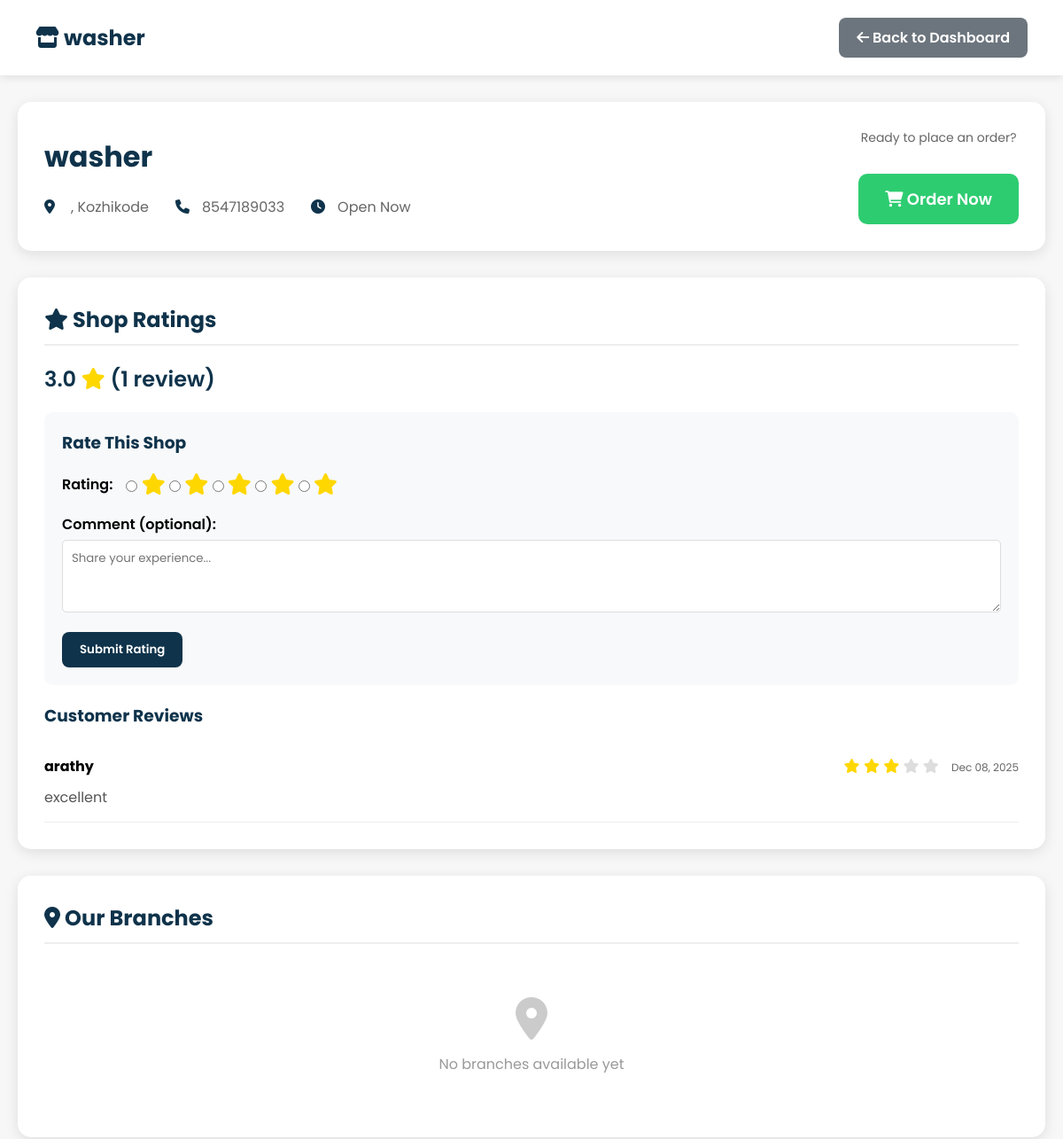
Page /shop/3/ (signed in, upper part) on the earlier database version.
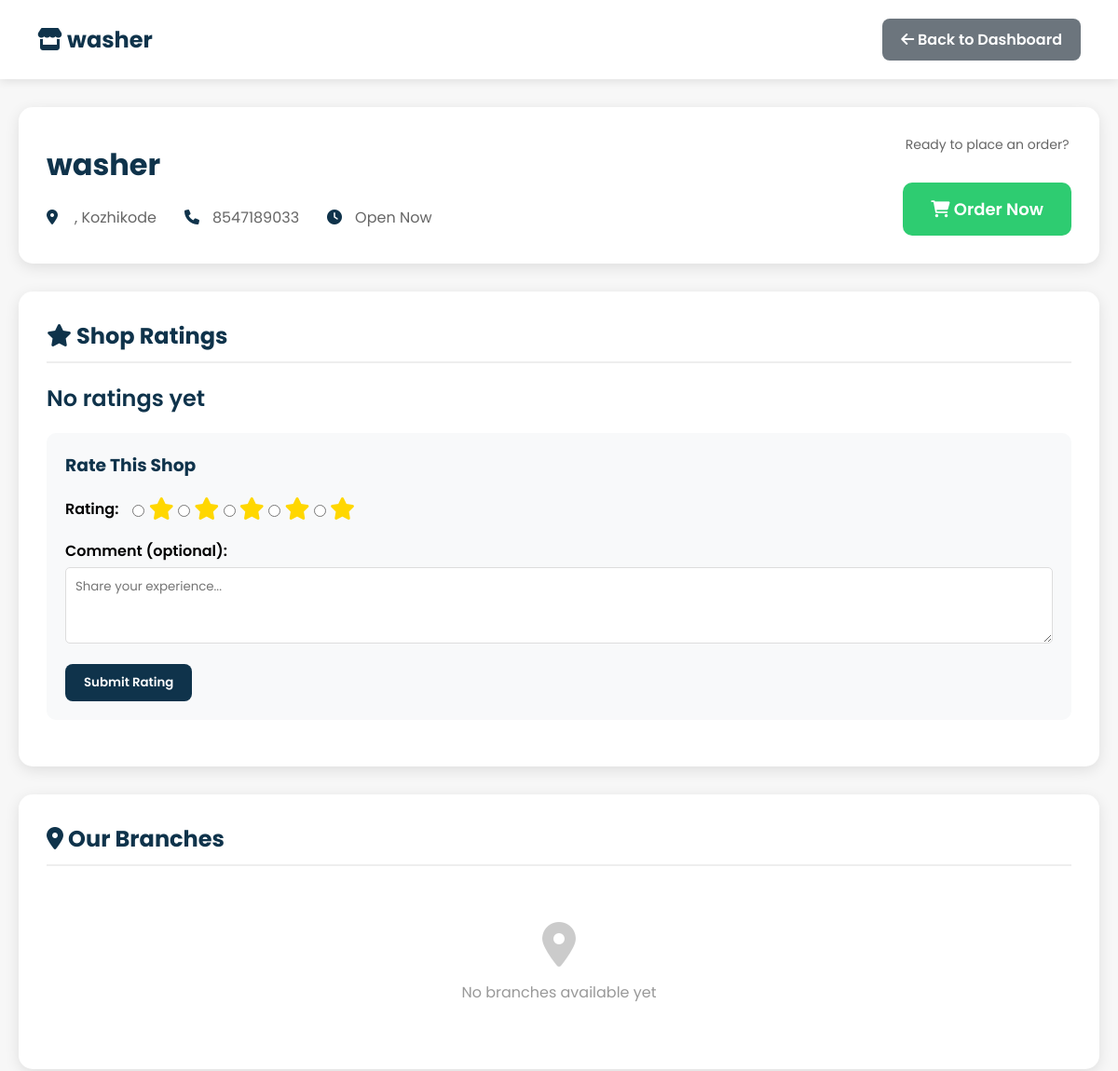
Same page on the later database version.
### shop/models.py (models this page shows, shortened)
class ShopRating(models.Model):
    user = models.ForeignKey(User, on_delete=models.CASCADE)
    shop = models.ForeignKey(LaundryShop, on_delete=models.CASCADE)
    rating = models.IntegerField(choices=[(i, i) for i in range(1, 6)])
    comment = models.TextField(blank=True)
    created_at = models.DateTimeField(default=timezone.now)
    class Meta:
        unique_together = ('user', 'shop')

### shop/views.py (the view)
# urls.py: path("shop/<int:shop_id>/", views.shop_detail, name="shop_detail"),
@login_required
def shop_detail(request, shop_id):
    shop = get_object_or_404(LaundryShop, id=shop_id, is_approved=True)
    branches = Branch.objects.filter(shop=shop).prefetch_related('services')
    for branch in branches:
        branch_ratings = BranchRating.objects.filter(branch=branch)
        branch.average_rating = branch_ratings.aggregate(avg=Avg('rating'))['avg'] or 0
        branch.branch_ratings = branch_ratings
    if branches.count() == 1:
        return redirect('branch_detail', branch_id=branches.first().id)
    all_services = Service.objects.filter(branch__shop=shop).select_related('branch')
    shop_ratings = ShopRating.objects.filter(shop=shop).select_related('user')
    user_rating = ShopRating.objects.filter(shop=shop, user=request.user).first()
    average_rating = shop_ratings.aggregate(avg=Avg('rating'))['avg'] or 0
    context = {
        'shop': shop,
        'branches': branches,
        'all_services': all_services,
        'shop_ratings': shop_ratings,
        'user_rating': user_rating,
        'average_rating': average_rating,
    }
    return render(request, 'shop_detail.html', context)

### shop/templates/shop_detail.html (shortened to what the changed rows need)
{% load static %}
<!DOCTYPE html>
<html lang="en">
<head>
    <link rel="stylesheet" href="https://cdnjs.cloudflare.com/ajax/libs/font-awesome/6.0.0-beta3/css/all.min.css">
</head>
<body>
    <div class="header">
        <h1><i class="fas fa-store"></i> {{ shop.name }}</h1>
    </div>
    <div class="container">
        <div class="shop-header">
            <div class="shop-info">
                <h1>{{ shop.name }}</h1>
            </div>
        </div>
        <div class="section">
            <h2><i class="fas fa-star"></i> Shop Ratings</h2>
            <div style="display: flex; align-items: center; gap: 20px; margin-bottom: 20px;">
                <div style="font-size: 24px; font-weight: 600; color: var(--primary-color);">
                    {% if average_rating %}
                        {{ average_rating|floatformat:1 }} <i class="fas fa-star" style="color: #ffd700;"></i>
                        ({{ shop_ratings|length }} review{{ shop_ratings|length|pluralize }})
                    {% else %}
                        No ratings yet
                    {% endif %}
                </div>
            </div>
            {% if user.is_authenticated %}
                <div style="background: #f8f9fa; padding: 20px; border-radius: 10px; margin-bottom: 20px;">
                    <form id="rating-form" method="post" action="{% url 'rate_shop' shop.id %}">
                        <div style="display: flex; align-items: center; gap: 15px; margin-bottom: 15px;">
                            <div class="rating-stars">
                                {% for i in "12345"|make_list %}
                                    <input type="radio" id="star{{ i }}" name="rating" value="{{ i }}" {% if user_rating and user_rating.rating == forloop.counter %}checked{% endif %} required>
                                    <label for="star{{ i }}" style="color: #ffd700; font-size: 24px; cursor: pointer;"><i class="fas fa-star"></i></label>
                                {% endfor %}
                            </div>
                        </div>
                    </form>
                </div>
            {% else %}
                <div style="background: #fff3cd; padding: 15px; border-radius: 5px; margin-bottom: 20px;">
                    <i class="fas fa-info-circle"></i> <a href="{% url 'login' %}">Login</a> to rate this shop.
                </div>
            {% endif %}
            {% if shop_ratings %}
                <div class="ratings-list">
                    <h3 style="color: var(--primary-color); margin-bottom: 15px;">Customer Reviews</h3>
                    {% for rating in shop_ratings %}
                        <div style="border-bottom: 1px solid #eee; padding: 15px 0;">
                            <div style="display: flex; justify-content: space-between; align-items: center; margin-bottom: 10px;">
                                <strong>{{ rating.user.username }}</strong>
                                <div>
                                    {% for i in "12345"|make_list %}
                                        <i class="fas fa-star" style="color: {% if forloop.counter <= rating.rating %}#ffd700{% else %}#ddd{% endif %}"></i>
                                    {% endfor %}
                                    <span style="margin-left: 10px; font-size: 12px; color: #666;">{{ rating.created_at|date:"M d, Y" }}</span>
                                </div>
                            </div>
                            {% if rating.comment %}
                                <p style="color: #555; margin: 0;">{{ rating.comment }}</p>
                            {% endif %}
                        </div>
                    {% endfor %}
                </div>
            {% endif %}
        </div>
        <div class="section">
            <h2><i class="fas fa-map-marker-alt"></i> Our Branches</h2>
        </div>
    </div>
</body>
</html>

Differences in the rows shown:
removed ShopRating: user.username "arathy", rating 3 (drawn), created_at "Dec 08, 2025", comment "excellent"
Other differences:
{{ average_rating|floatformat:1 }}: "3.0" → (not shown)
{{ shop_ratings|length }}: "1" → (not shown)
text no longer shown: "( review ) Customer Reviews"
text now shown: "No ratings yet"
